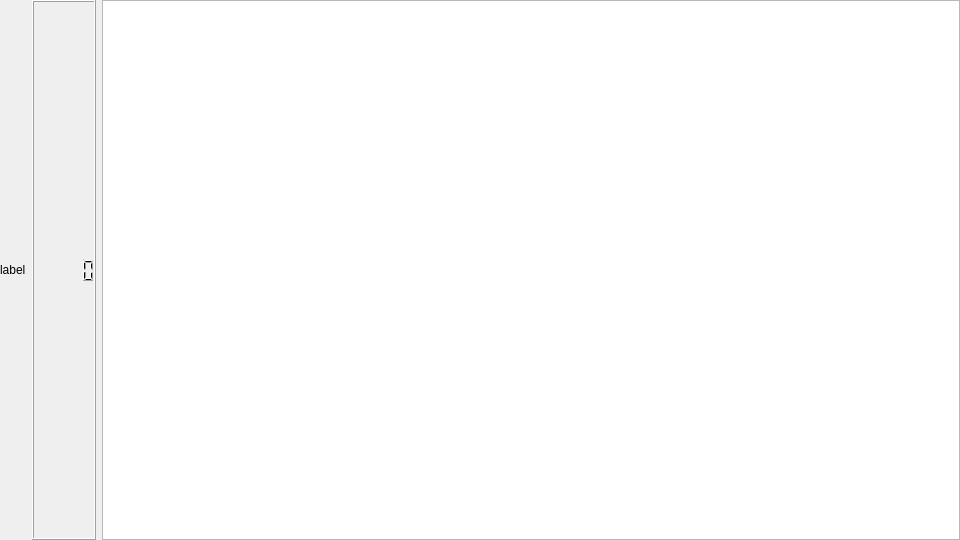
<?xml version="1.0" encoding="UTF-8"?>
<ui version="4.0">
 <class>MainWindow</class>
 <widget class="QMainWindow" name="MainWindow">
  <property name="geometry">
   <rect>
    <x>0</x>
    <y>0</y>
    <width>960</width>
    <height>540</height>
   </rect>
  </property>
  <property name="sizePolicy">
   <sizepolicy hsizetype="Preferred" vsizetype="Preferred">
    <horstretch>0</horstretch>
    <verstretch>0</verstretch>
   </sizepolicy>
  </property>
  <property name="minimumSize">
   <size>
    <width>960</width>
    <height>540</height>
   </size>
  </property>
  <property name="maximumSize">
   <size>
    <width>960</width>
    <height>540</height>
   </size>
  </property>
  <property name="windowTitle">
   <string>MainWindow</string>
  </property>
  <property name="dockOptions">
   <set>QMainWindow::AllowTabbedDocks|QMainWindow::AnimatedDocks</set>
  </property>
  <widget class="QWidget" name="centralWidget">
   <layout class="QHBoxLayout" name="horizontalLayout">
    <property name="leftMargin">
     <number>0</number>
    </property>
    <property name="topMargin">
     <number>0</number>
    </property>
    <property name="rightMargin">
     <number>0</number>
    </property>
    <property name="bottomMargin">
     <number>0</number>
    </property>
    <item>
     <widget class="QLabel" name="label">
      <property name="text">
       <string>label</string>
      </property>
     </widget>
    </item>
    <item>
     <widget class="QLCDNumber" name="lcdNumber"/>
    </item>
    <item>
     <widget class="QGraphicsView" name="graphicsView">
      <property name="styleSheet">
       <string notr="true">background-image: url(:/background/background.jpg);</string>
      </property>
     </widget>
    </item>
   </layout>
  </widget>
 </widget>
 <layoutdefault spacing="6" margin="11"/>
 <resources/>
 <connections/>
</ui>
